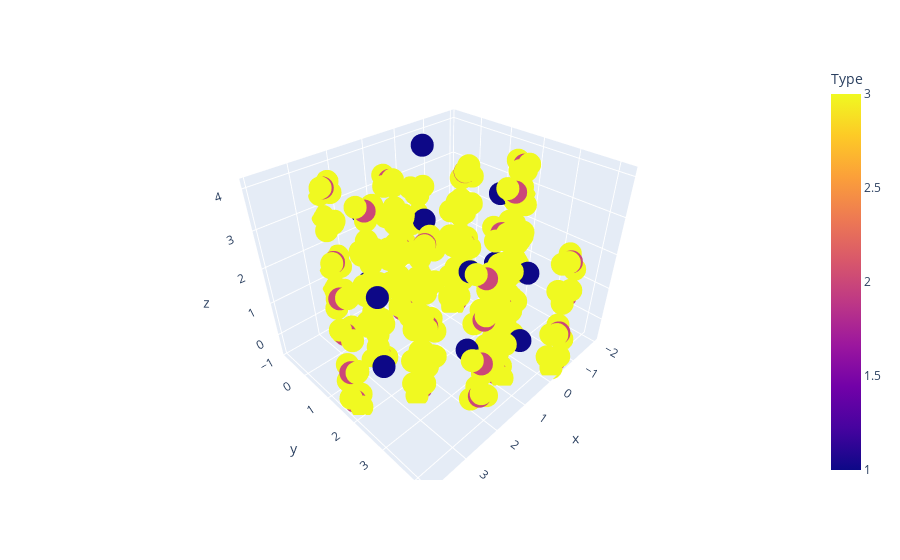

The notebook cell this image was saved under:
### Code cell
import plotly.express as px

fig = px.scatter_3d(atoms.loc[0:31*12], x='x', y='y', z='z',
              color='Type')


fig.show()

### Figure 1 — Plotly figure (JSON) as saved in the notebook; plotly's stock layout.template omitted (floating-point values rounded to 4 significant figures; data arrays with more than 128 entries replaced by an {"elided": "..."} marker saying what was removed)
{"data": [{"hovertemplate": "x=%{x}<br>y=%{y}<br>z=%{z}<br>Type=%{marker.color}<extra></extra>", "legendgroup": "", "marker": {"color": {"elided": "373 int values"}, "coloraxis": "coloraxis", "symbol": "circle"}, "mode": "markers", "name": "", "scene": "scene", "showlegend": false, "type": "scatter3d", "x": {"elided": "373 float values"}, "y": {"elided": "373 float values"}, "z": {"elided": "373 float values"}}], "layout": {"coloraxis": {"colorbar": {"title": {"text": "Type"}}, "colorscale": [[0, "#0d0887"], [0.1111, "#46039f"], [0.2222, "#7201a8"], [0.3333, "#9c179e"], [0.4444, "#bd3786"], [0.5556, "#d8576b"], [0.6667, "#ed7953"], [0.7778, "#fb9f3a"], [0.8889, "#fdca26"], [1, "#f0f921"]]}, "legend": {"tracegroupgap": 0}, "margin": {"t": 60}, "scene": {"domain": {"x": [0, 1], "y": [0, 1]}, "xaxis": {"title": {"text": "x"}}, "yaxis": {"title": {"text": "y"}}, "zaxis": {"title": {"text": "z"}}}}}
